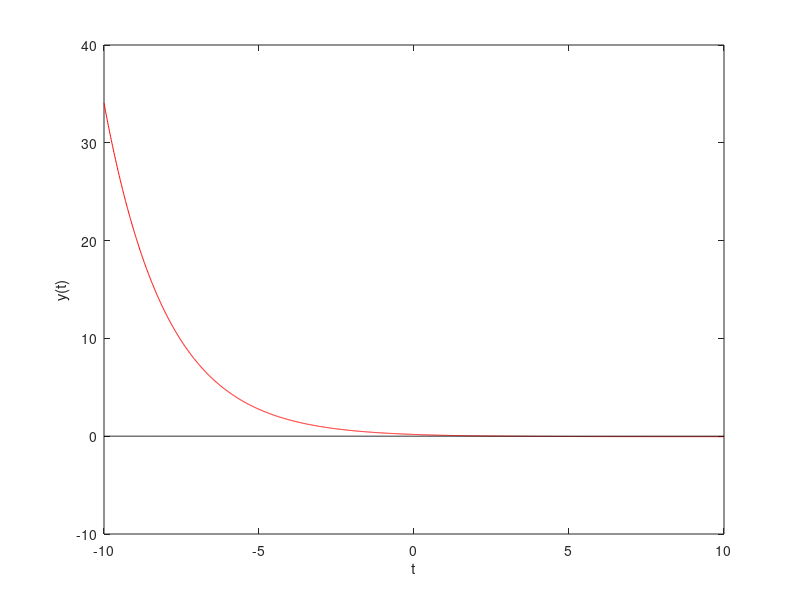

Here is the MATLAB script that generated this plot: (Note: this script raises an error after producing the figure.)
y=inline('sin(t)^2*exp(-a*t)-b*abs(t)','t','a','b');  %定义内联函数，指快速自定义一个函数 inline（表达式，变量）
a=0.1;b=0.5;t=-10:0.01:10;  %变量赋值，ab是标量，t是行向量
y_char=vectorize(y);   %将上述定义的y表达式向量化，即将原来只能用于标量的表达式，变为可以用于向量的表达式（向量化将指计算一个点的值变为计算一系列y值，数量和x一致）
Y=feval(y_char,t,a,b);    %feval用于计算函数 [y1,...,yN] = feval(fun,x1,...,xM) fun是自定义函数（表达式）x1,...,xM 是计算参数
clf,plot(t,Y,'r');     %clf函数用于清除当前图像窗口 plot显示函数图像，以t为定义域画Y图像，线为红色
hold on,plot(t,zeros(size(t)),'k');   %holdon是当前轴和图像保持不刷新,准备接受以后绘制的图形,多图共存 plot画以t为定义域，以t大小的零向量的图像，线为黑色
xlabel('t');ylabel('y(t)'),hold off   %对x轴进行说明't'，y轴是'y(t)'  holdoff当前轴及图形不在具备被刷新的性质
zoom on    %当前图形可缩放
[tt,yy]=ginput(5);    %用鼠标在该图像中获取值 [x,y]=ginput(n) 使你从当前的坐标系中读取n个点，并返回这n个点的x，y坐标，均为nX1的向量。可以按回车提前结束读数。
zoom off    %当前图形不可缩放
tt
[t3,y3,exitflag]=fzero(y,tt(3),[],a,b)  %求靠近 tt(3) 的精确零点 [x值，y值，退出返回值]=fzero(函数表达式，选取的值，变量)
[t4,y4,exitflag]=fzero(y,tt(4),[],a,b)  %求靠近 tt(4) 的精确零点
